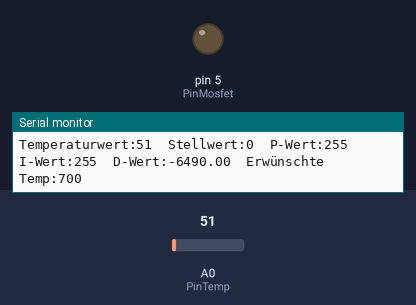
The sketch below on a simulated Arduino Uno, built with avr-gcc and run on an emulated ATmega328P. Parts: output pins drawn as LEDs (lit = HIGH), the last lines printed to the serial monitor. Inputs (shaded band) come from the test bench; at power-on: A0 (PinTemp) = 51.

Above: at 0.13 s.
At 1.2 s:
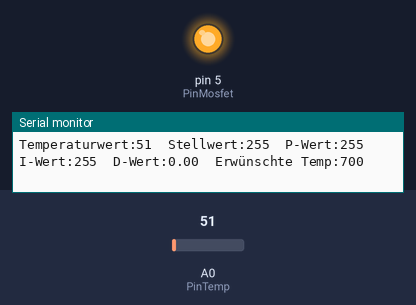
1.3 s: A0 (PinTemp) set to 56
4.3 s: A0 (PinTemp) set to 61
Timing chart, 0 to 7.3 s (numbered marks = the images above; inputs shaded):
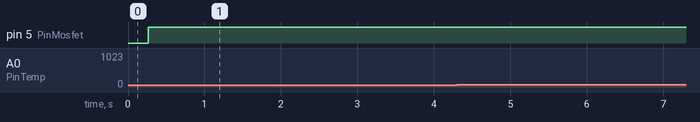

The sketch:

Hausmodell-PID.ino
```cpp
#define PinMosfet 5  // Runde Ecken 5, Eckige Ecken 3
#define PinTemp A0
#define DesiredTemp 700

float PFaktor = 3;
float IFaktor = 0.5;
float DFaktor = 500;
unsigned long letzteAusgabe = 0;
unsigned long letzteAusgabeD = 0;
const unsigned long intervall = 50;
const unsigned long Dintervall = 200;

long t_dalt = 0;
long t_alt = 0;
long t_neu = 0;

long sum_alt = 0;
long sum_neu = 0;

int stellwert = 0;
int Pr = 0;
int Ir = 0;
float Dr = 0;

int temperaturWert = 0;
int regelDifferenz = 0;
int regelDifferenzalt = 0;

void setup() {
  // put your setup code here, to run once:
  pinMode(PinMosfet, OUTPUT);
  pinMode(PinTemp, INPUT);
  Serial.begin(9600);
}

void loop() {
  // put your main code here, to run repeatedly:
  temperaturWert = analogRead(PinTemp);
  regelDifferenz = DesiredTemp - temperaturWert;
  t_neu = millis();

  Pregler();
  Iregler();
  Dregler();

  stellwert = constrain(stellwert = Pr + Ir + Dr, 0, 255);
  analogWrite(PinMosfet, stellwert);

  Debug();
  sum_alt = sum_neu;
  t_alt = t_neu;

  if (millis() - letzteAusgabeD >= Dintervall) {
    t_dalt = t_neu;
    regelDifferenzalt = regelDifferenz;
    letzteAusgabeD = millis();
  }
}

void Pregler() {
  Pr = constrain(regelDifferenz * PFaktor, 0, 255);
}
void Iregler() {
  sum_neu = IFaktor * (regelDifferenz * (t_neu - t_alt) + sum_alt);
  sum_neu = constrain(sum_neu, 0, 255);
  Ir = sum_neu;
}
void Dregler() {
  int deltae = regelDifferenzalt - regelDifferenz;
  int deltat = t_neu - t_dalt;
  Dr = DFaktor * ((float)deltae / deltat);
}

void Debug() {

  if (millis() - letzteAusgabe >= intervall) {
    letzteAusgabe = millis();
    Serial.print("Temperaturwert:");
    Serial.print(temperaturWert);
    Serial.print("\tStellwert:");
    Serial.print(stellwert);
    Serial.print("\tP-Wert:");
    Serial.print(Pr);
    Serial.print("\tI-Wert:");
    Serial.print(Ir);
    Serial.print("\tD-Wert:");
    Serial.print(Dr);
    Serial.print("\tErwünschte Temp:");
    Serial.println(DesiredTemp);
  }
}
```
